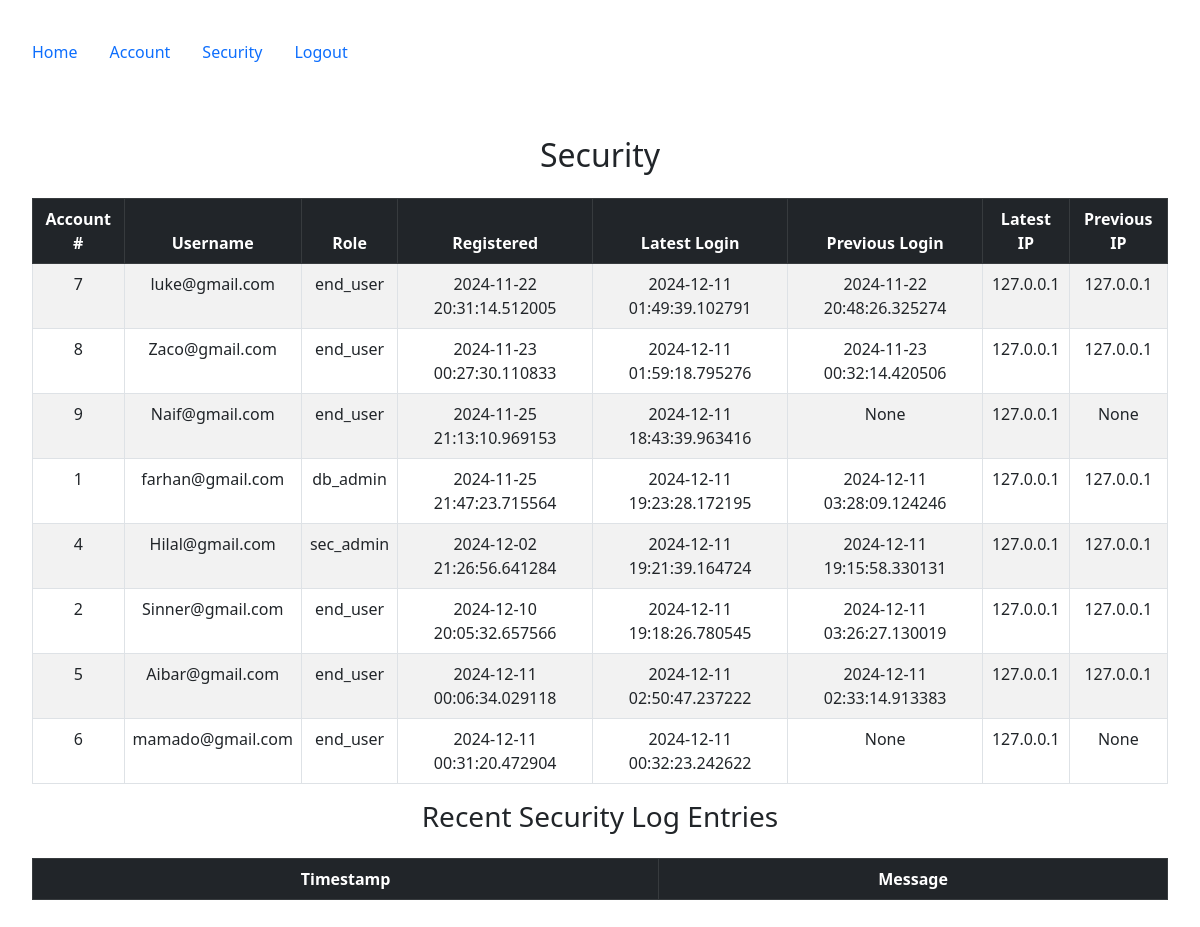
The app's page /security (signed in), older data.
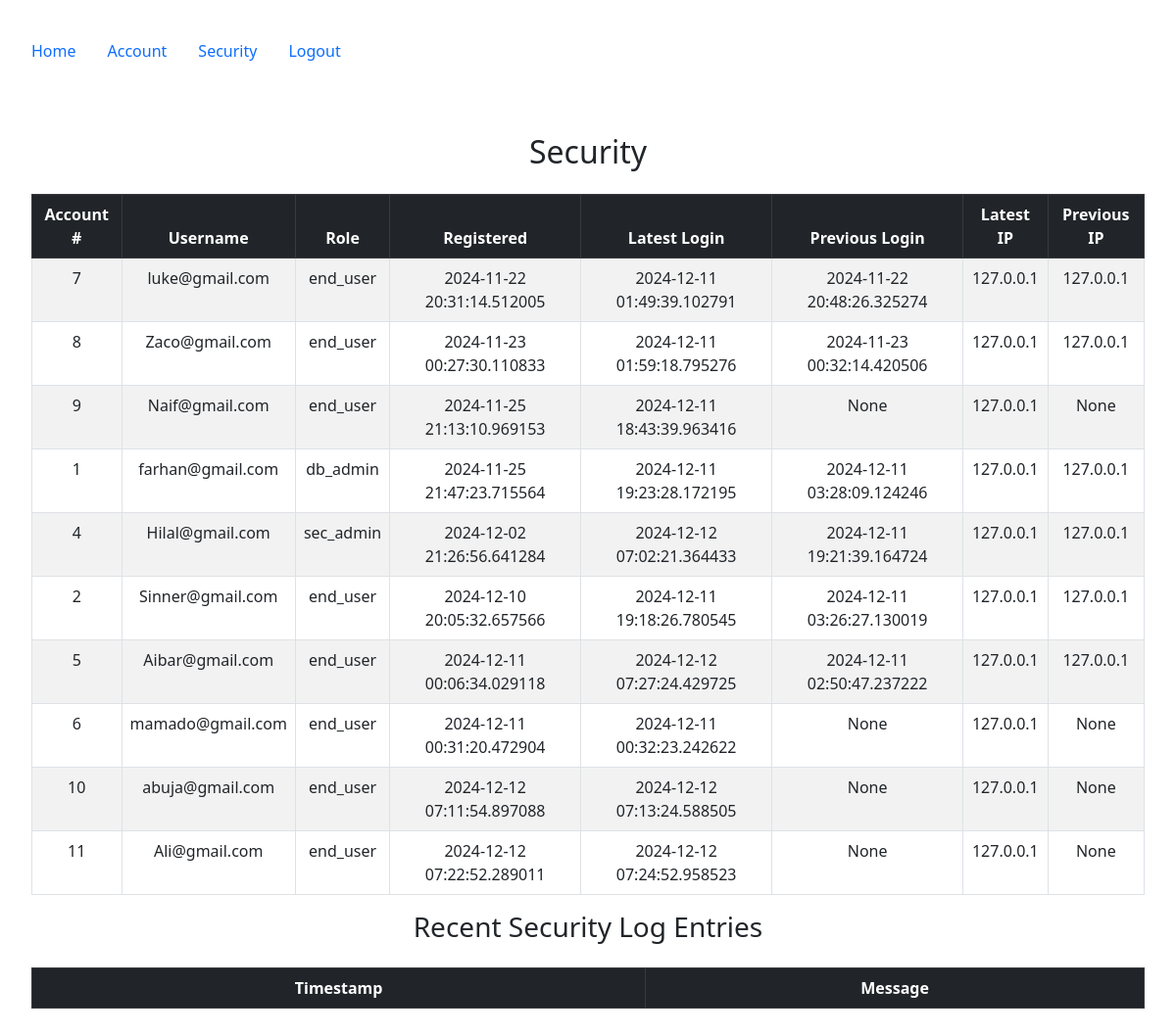
The same page, newer data.
### config.py (models this page shows, shortened)
class Log(db.Model):
    __tablename__ = 'logs'
    id = db.Column(db.Integer, primary_key=True)
    user_id = db.Column(db.Integer, db.ForeignKey('users.id', ondelete="CASCADE"), nullable=False)
    user_registered = db.Column(db.DateTime, nullable=False, default=datetime.utcnow)
    latest_login = db.Column(db.DateTime)
    previous_login = db.Column(db.DateTime)
    latest_ip = db.Column(db.String(100))
    previous_ip = db.Column(db.String(100))
    user = db.relationship("User", back_populates="log")

class User(db.Model, UserMixin):
    __tablename__ = 'users'
    id = db.Column(db.Integer, primary_key=True)
    email = db.Column(db.String(100), nullable=False, unique=True)
    password = db.Column(db.String(128), nullable=False)
    firstname = db.Column(db.String(100), nullable=False)
    lastname = db.Column(db.String(100), nullable=False)
    phone = db.Column(db.String(100), nullable=False)
    mfa_key = db.Column(db.String(32), nullable=False, default='')
    salt = db.Column(db.String(44), nullable=False,default=lambda: base64.urlsafe_b64encode(os.urandom(32)).decode('utf-8'))
    mfa_enabled = db.Column(db.Boolean, nullable=False, default=False)
    role = db.Column(db.String(50), nullable=False, default='end_user')
    posts = db.relationship("Post", order_by=Post.id, back_populates="user")
    log = db.relationship("Log", uselist=False, back_populates="user", cascade="all, delete-orphan")

### security/views.py (the view)
@security_bp.route('/security')
@login_required
def security():
    if current_user.role != 'sec_admin':
        security_logger.error(
            f"Unauthorized role access: Email={current_user.email}, Role={current_user.role}, URL={request.url}, IP={request.remote_addr}"
        )
        abort(403)
    logs = Log.query.join(User).all()
    log_entries = []
    try:
        with open("security.log", "r") as log_file:
            lines = log_file.readlines()
            log_entries = lines[-10:][::-1]
    except FileNotFoundError:
        flash("Security log file not found.", "warning")
    return render_template('security/security.html', logs=logs, log_entries=log_entries)

### app.py (called while the page is built, shortened)
@login_manager.user_loader
def load_user(user_id):
    return User.query.get(int(user_id))

@app.before_request
def restrict_access_and_waf_function_name():
    excluded_routes = ['firewall_error', 'static', 'accounts.mfa_setup']
    if request.endpoint in excluded_routes:
        return
    path = request.path
    query = request.query_string.decode("utf-8")
    combined_request_data = f"{path} {query}"
    print(f"Combined Request Data: {combined_request_data}")
    for attack_type, pattern in waf_rules.items():
        if pattern.search(combined_request_data):
            matched_data = pattern.findall(combined_request_data)
            print(f"Detected Attack Type: {attack_type} | Matched Data: {matched_data}")
            flash(f"Attack detected: {attack_type}", "danger")
            return redirect(url_for('firewall_error', attack_type=attack_type))

### templates/security/security.html (shortened to what this page needs)
{% extends "base.html" %}
{% block content %}
<h2 class="mb-4 text-center">Security</h2>
<table class="table table-striped table-bordered">
    <thead class="table-dark">
        <tr>
            <th>Account #</th>
            <th>Username</th>
            <th>Role</th>
            <th>Registered</th>
            <th>Latest Login</th>
            <th>Previous Login</th>
            <th>Latest IP</th>
            <th>Previous IP</th>
        </tr>
    </thead>
    <tbody>
        {% for log in logs %}
        <tr>
            <td>{{ log.user_id }}</td>
            <td>{{ log.user.email }}</td>
            <td>{{ log.user.role }}</td>
            <td>{{ log.user_registered }}</td>
            <td>{{ log.latest_login or "None" }}</td>
            <td>{{ log.previous_login or "None" }}</td>
            <td>{{ log.latest_ip or "None" }}</td>
            <td>{{ log.previous_ip or "None" }}</td>
        </tr>
        {% endfor %}
    </tbody>
</table>
<h3 class="mb-4 text-center">Recent Security Log Entries</h3>
<table class="table table-striped table-bordered">
    <thead class="table-dark">
        <tr>
            <th>Timestamp</th>
            <th>Message</th>
        </tr>
    </thead>
</table>
{% endblock %}

### templates/base.html (shortened to what this page needs)
<!DOCTYPE html>
<html lang="en">
<head>
    <link rel="stylesheet" href="https://cdn.jsdelivr.net/npm/bootstrap@5.2.2/dist/css/bootstrap.min.css">
</head>
<body>
<section class="container-fluid p-3 my-3">
    <nav class="nav nav-pills flex-column flex-sm-row">
        <a class="nav-item nav-link" href="{{ url_for('index') }}">Home</a>
        {% if current_user.is_authenticated %}
            {% if current_user.role == 'db_admin' %}
                <a class="nav-item nav-link" href="{{ url_for('accounts.account') }}">Account</a>
                <a class="nav-item nav-link" href="{{ url_for('admin.index', _scheme='https', _external=True) }}">DB Admin</a>
                <a class="nav-item nav-link" href="{{ url_for('accounts.logout') }}">Logout</a>
            {% elif current_user.role == 'sec_admin' %}
                <a class="nav-item nav-link" href="{{ url_for('accounts.account') }}">Account</a>
                <a class="nav-item nav-link" href="{{ url_for('security.security') }}">Security</a>
                <a class="nav-item nav-link" href="{{ url_for('accounts.logout') }}">Logout</a>
            {% endif %}
        {% else %}
            <a class="nav-item nav-link" href="{{ url_for('accounts.registration') }}">Registration</a>
            <a class="nav-item nav-link" href="{{ url_for('accounts.login') }}">Login</a>
        {% endif %}
    </nav>
    <div class="container-fluid p-3 my-5 text-center">
        {% block content %}
        {% endblock %}
    </div>
</section>
</body>
</html>

### templates/base.html (style rules this page uses)
.table { margin-left: auto; margin-right: auto; }

Row changes from the older to the newer data that the page shows:
changed Log "Hilal@gmail.com": latest_login "2024-12-11 19:21:39.164724" → "2024-12-12 07:02:21.364433"; previous_login "2024-12-11 19:15:58.330131" → "2024-12-11 19:21:39.164724"
changed Log "Aibar@gmail.com": latest_login "2024-12-11 02:50:47.237222" → "2024-12-12 07:27:24.429725"; previous_login "2024-12-11 02:33:14.913383" → "2024-12-11 02:50:47.237222"
added Log: user_id "10", user.email "abuja@gmail.com", user.role "end_user", user_registered "2024-12-12 07:11:54.897088", latest_login "2024-12-12 07:13:24.588505", previous_login "None", latest_ip "127.0.0.1", previous_ip "None"
added Log: user_id "11", user.email "Ali@gmail.com", user.role "end_user", user_registered "2024-12-12 07:22:52.289011", latest_login "2024-12-12 07:24:52.958523", previous_login "None", latest_ip "127.0.0.1", previous_ip "None"
